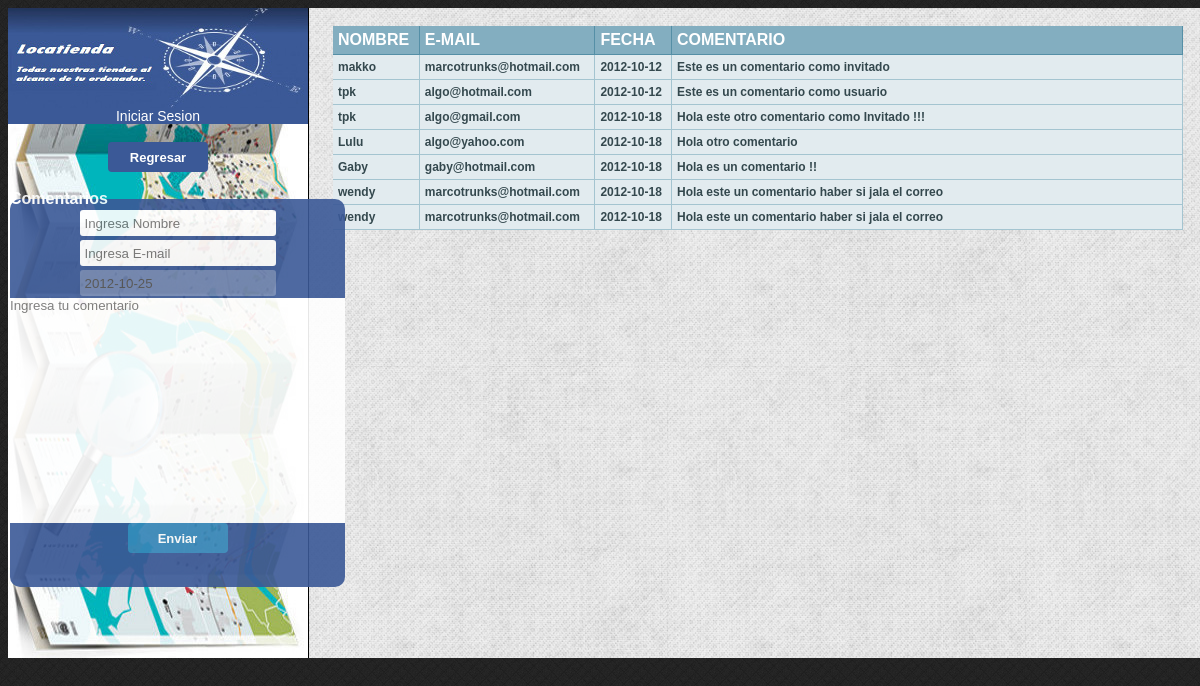
Before: /comenta.php with the older database file.
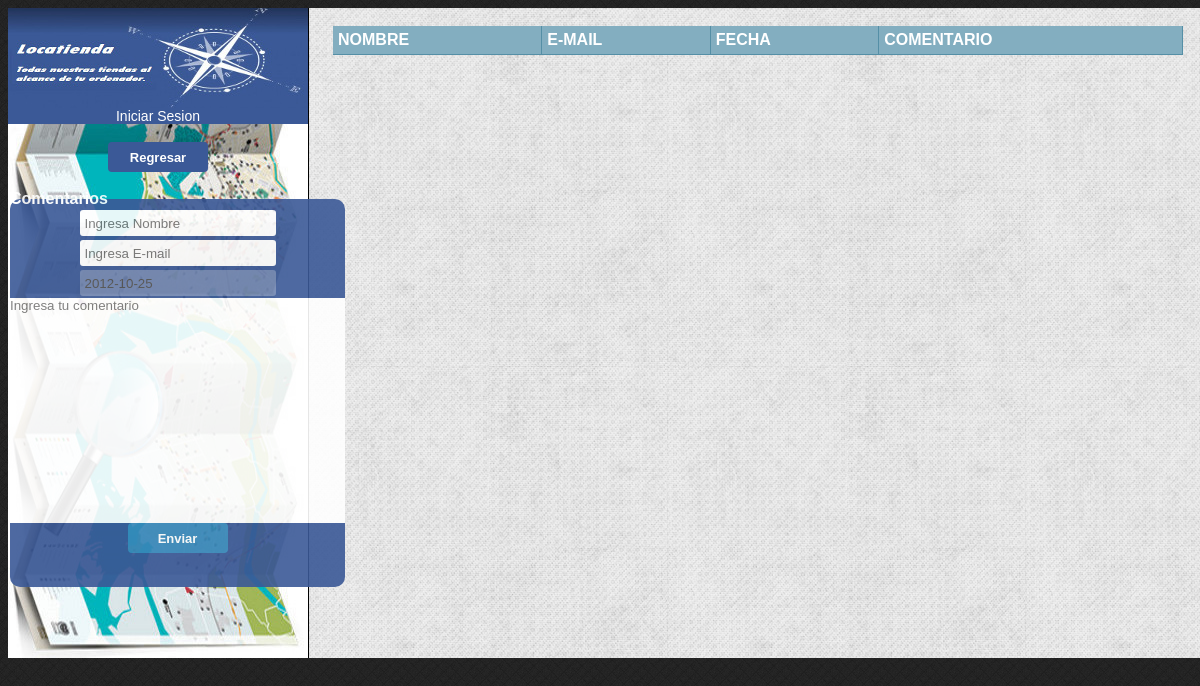
After: the same page with the newer database file.
### comenta.php (the view, shortened to what this page needs)
<html>
<?php
		require_once 'load/head.php';
?>
	</head>
	<body>
			<div id="principal">
		  		<div id="izquierda">
		  			<a title="Inicio" href="<?=SITE?>"><div id="izquierda_banner"></div></a>
		  			<p class="fondo_login">
		  				<a href="login.php">Iniciar Sesion</a>
		  			</p>
					<br />
					<div id="botones">
						<a href="<?=SITE?>"><button class="boton size100">Regresar</button></a>
					</div>
					<br />
					<center>
					<fieldset class="form">
						<legend>Comentarios</legend>
						<form action='agrega_comentario.php' method="post">
							<input type="text" name="nombre" placeholder="Ingresa Nombre" class="search" required />
							<input type="email" name="email" placeholder="Ingresa E-mail" class="search" required />
							<input type="text" name="fecha" class="search" value="<?=date("Y-m-d")?>" disabled  />
							<textarea class="area" rows="15" cols="40" placeholder="Ingresa tu comentario" name="comentario" required ></textarea>
							<br />
							<input type="submit" value="Enviar" class="boton" />
						</form>
						<br />
					</fieldset>
					<br />
				</div>
				<div id="comentarios">
					<br />
					<center>
						<table border="0" cellpadding="0" cellspacing="0" class="tabla">
							<tr>
								<th>Nombre</td>
								<th>E-mail</td>
								<th>Fecha</td>
								<th>Comentario</td>
							</tr>
							<?php
								$link=Conecta();
								$result=mysql_query("select * from comentarios", $link);
								while($row=mysql_fetch_object($result)){
								 echo "<tr class='modo1'>
											<td>".$row->nombre."</td>
											<td>".$row->email."</td>
											<td>".$row->fecha."</td>
											<td style='width:500px'>".$row->comentario."</td>
										</tr>";
								}
							?>
						</table>
					</center>
				</div>
			</div>
	</body>
</html>

### load/head.php (shortened to what this page needs)
<head>
	<?php
		$ruta = "http://localhost/Mapa/";
	?>
	<link rel="stylesheet" type="text/css" href="<?=$ruta?>css/estilo.css" />

### css/estilo.css (style rules this page uses)
* { font-family: Arial; padding: 0px; border: 0px; }
body { background-image: url('../images/bg.png'); }
#principal { width: 1200px; height: 650px; margin: auto; }
#izquierda { float:left; width: 300px; height: 100%; border-right: 1px solid black; background: url('../images/brujula.jpg') no-repeat center; }
#izquierda_banner { float:left; width: 300px; height: 100px; background: url('../images/banner.jpg') no-repeat center; }
a { text-decoration: none; font-size: 10px; }
.fondo_login { text-align: center; width: 100%; margin: auto; background: #3B5997; }
.fondo_login a { color: white; font-size: 14px; font-style: bold; }
#botones { text-align:center; }
fieldset.form { border-radius: 10px; color: white; font-weight: bold; width: 95%; height: auto; background: #3B5997; opacity: .9; }
.boton { background-color: #3889bc; border-color: #3889bc; color: white; width: 100px; height: 30px; font-weight:bold; font-size: 13px; cursor: pointer; border-radius: 4px; }
input.search { width: 200px; height: 30px; border: 2px solid #3B5997; border-radius: 5px; text-indent: 5px; }
.size100 { width: 100px; background: #3B5997; }
#comentarios { height:100%; width:898px; float:left; background: url(../images/white-bg.png); overflow: auto; }
textarea { resize:none; }
.tabla { font-family: Verdana, Arial, Helvetica, sans-serif; font-size:12px; text-align: left; width: 850px; }
.tabla th { padding: 5px; font-size: 16px; background-color: #83aec0; background-repeat: repeat-x; color: #FFFFFF; border-right-width: 1px; border-bottom-width: 1px; border-right-style: solid; border-bottom-style: solid; border-right-color: #558FA6; border-bottom-color: #558FA6; font-family: "Trebuchet MS", Arial; text-transform: uppercase; }
.tabla .modo1 { font-size: 12px; font-weight:bold; background-color: #e2ebef; background-repeat: repeat-x; color: #34484E; font-family: "Trebuchet MS", Arial; }
.tabla .modo1 td { padding: 5px; border-right-width: 1px; border-bottom-width: 1px; border-right-style: solid; border-bottom-style: solid; border-right-color: #A4C4D0; border-bottom-color: #A4C4D0; text-align:left; }

Changed rows visible on the page:
removed comentarios: nombre "makko", email "marcotrunks@hotmail.com", fecha "2012-10-12", comentario "Este es un comentario como invitado"
removed comentarios: nombre "tpk", email "algo@hotmail.com", fecha "2012-10-12", comentario "Este es un comentario como usuario"
removed comentarios: nombre "tpk", email "algo@gmail.com", fecha "2012-10-18", comentario "Hola este otro comentario como Invitado !!!"
removed comentarios: nombre "Lulu", email "algo@yahoo.com", fecha "2012-10-18", comentario "Hola otro comentario"
removed comentarios: nombre "Gaby", email "gaby@hotmail.com", fecha "2012-10-18", comentario "Hola es un comentario !!"
removed comentarios: nombre "wendy", email "marcotrunks@hotmail.com", fecha "2012-10-18", comentario "Hola este un comentario haber si jala el correo"
removed comentarios: nombre "wendy", email "marcotrunks@hotmail.com", fecha "2012-10-18", comentario "Hola este un comentario haber si jala el correo"
